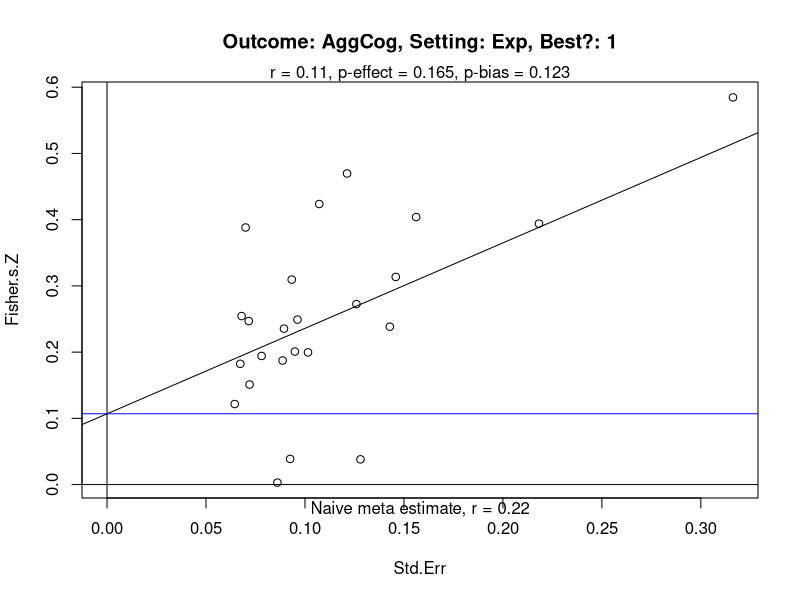
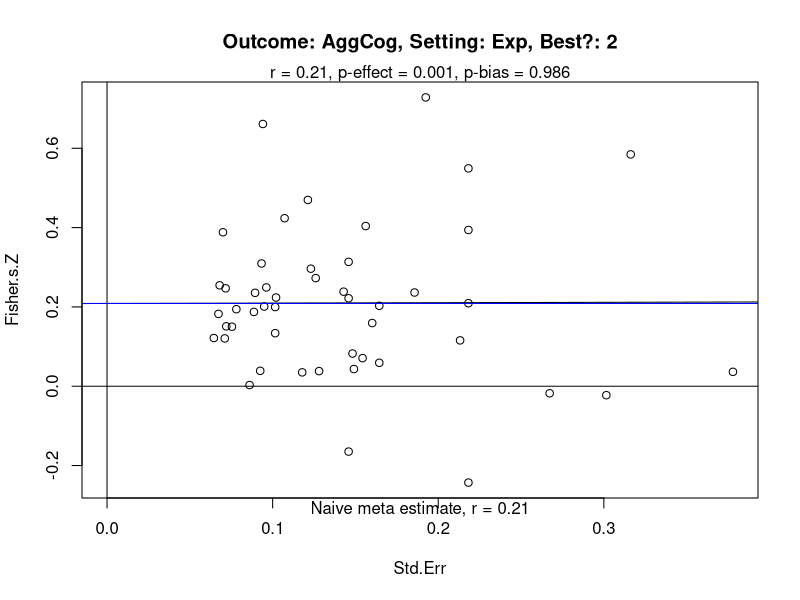
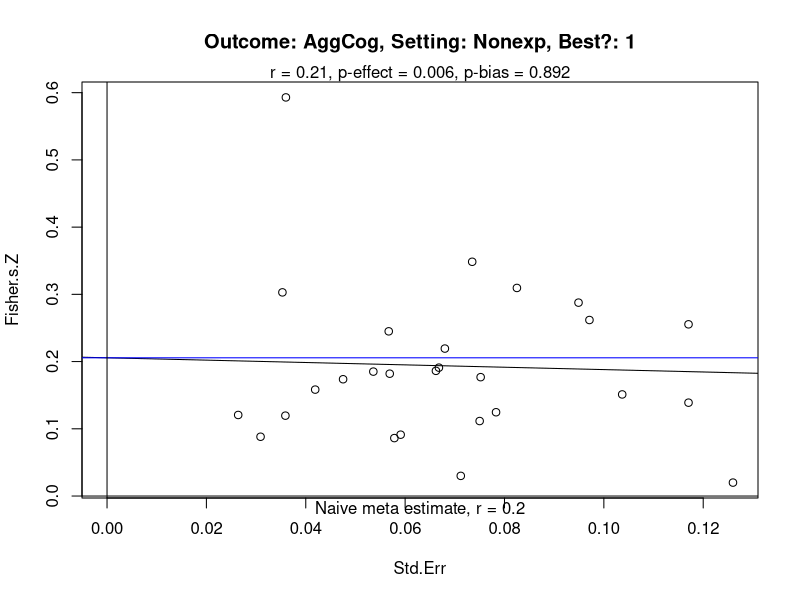
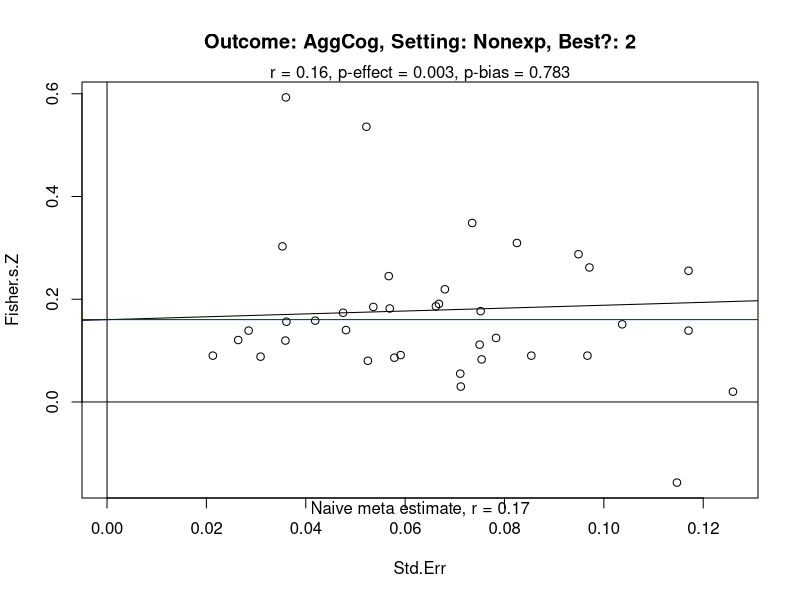
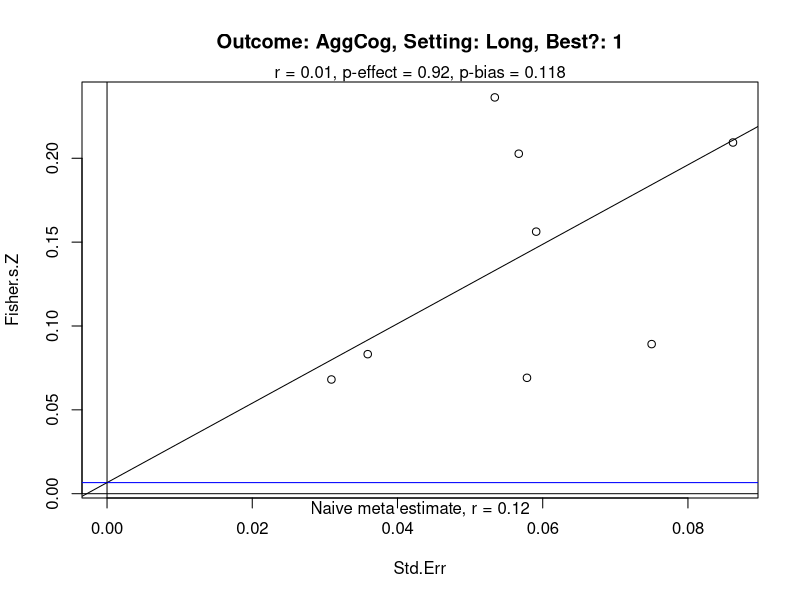
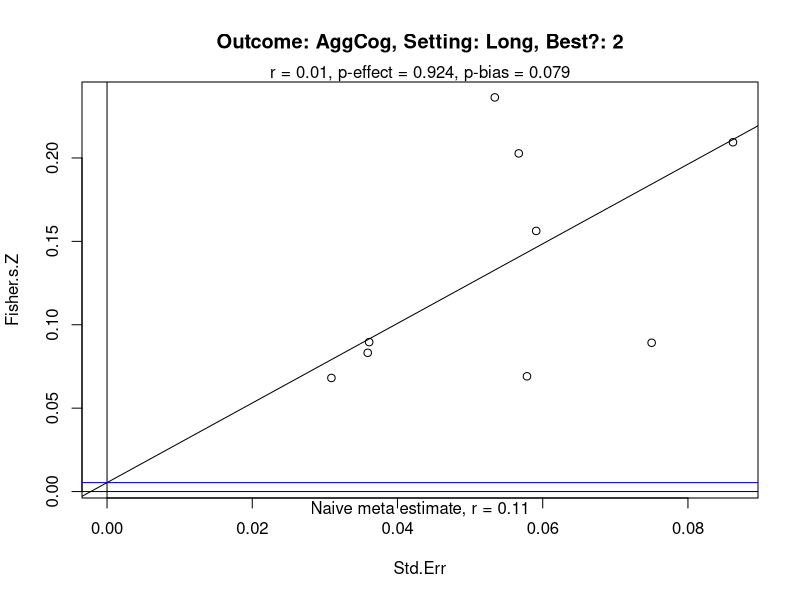

Recreate these plots in R, in order. (Note: this script raises an error after producing the figures.)
# PET-PEESE of the meta-analysis
# Now I intend to add package 'metafor' and use rma()
  # to reproduce Craig's estimates alongside the PET-PEESE

# My greatest concern right now is how to deal with multiple entries for a study, 
#   e.g. study appears as raw and as partial, or for men and for women

# According to Carter & McCullough's citation of Stanley & Doucouliagos (2007)
  # Use PET to see if the estimated effect size != 0
  # If estimated effect size == 0 then use PET estimate
  # If PET says estimated effect != 0 then use PEESE estimate
# PET: b0 is estimated sig. of effect after bias
#    : b1 is estimated sig. of pub bias

# NOTES:
# Std.Err seems to refer to Fisher.s.Z's standard error, which is convenient.
# Not sure what some of these subscripts mean on setting:
# "Exp", "Nonexp", and "Long" are obvious, 
#   but what are "NonexpS", "LongP", and "LongPs"?
# Would be nice to make x-axis always bottom out at 0

# I think "S" stands for whether sex was applied as a covariate
  # and/or the sexes were analyzed separately
# I think "P" stands for "partial"
# Similarly "Long.Dup" varies:
  # L for Longitudinal
  # LS for Longitudinal separated by sex
  # LT1s for ???
  # LT1 for ???

require(metafor)

# Read in the data
setwd("C:/Users/bartholowlab/Documents/GitHub/Craig_meta")
dat=read.delim("Craig_Table_2010.txt", stringsAsFactors=F)
dat = dat[dat$Best.!="",] # delete the blank row
# Std.Err refers to Std.Err of z-transformed value

# dump the use of sex as a control for now in dataset  # Later to be made separate dat1
dat = dat[dat$Setting %in% c("Exp", "Nonexp", "Long") 
          # in case this is the only way the correlational study was reported:
          | (dat$Setting %in% "NonexpS" & dat$SEX %in% c("M", "F"))  
          # or for longitudinal studies
          #| (dat$Setting %in% "LongPs") 
          ,]
dat$Setting[dat$Setting == "NonexpS"] = "Nonexp"
#dat$Setting[dat$Setting %in% c("LongP", "LongPs"]

## Create functions
# PET
PET=function(dataset) {
  petOut = lm(Fisher.s.Z ~ Std.Err, weights=1/(Std.Err^2), data=dataset)
  return(petOut)
  print(paste("Estimated effect size: r =", atanh(petOut$coefficients[1])))
}
verbosePET=function(dataset, plotName=NULL) {
  petOut = lm(Fisher.s.Z ~ Std.Err, weights=1/(Std.Err^2), data=dataset)
  print(paste("Estimated effect size: r =", atanh(petOut$coefficients[1])))
  with(dataset, plot(x=Std.Err, y=Fisher.s.Z, main=plotName
                     , xlim=c(0, max(Std.Err))
                     , ylim=c(min(petOut$coefficients[1], Fisher.s.Z, na.rm=T), max(petOut$coefficients[1], Fisher.s.Z, na.rm=T))
                     )
       )
  abline(petOut)
  abline(h=petOut$coefficients[1], col='blue'); abline(v=0); abline(h=0)
  mtext(paste("r = ", round(atanh(petOut$coefficients[1]), 2)
              , ", p-effect = ", round(summary(petOut)$coefficients[1,4], 3)
              , ", p-bias = ", round(summary(petOut)$coefficients[2,4], 3)
              , sep=""))
  mtext(paste("Naive meta estimate, r ="
              , round(atanh(rma(Fisher.s.Z, Std.Err^2, data=dat[filter,]
                    , measure="COR", method="FE")$b[1]), 2))
        , side=1)
}
leveragePET = function(dataset, plotName=NULL, id.n=3) {
  petOut = lm(Fisher.s.Z ~ Std.Err, weights=1/(Std.Err^2), data=dataset)
  print(paste("Estimated effect size: r =", atanh(petOut$coefficients[1])))
  plot(petOut#, labels.id=dataset$Study.name
       , id.n=id.n
       )
}
# PEESE
PEESE=function(dataset) {
  peeseOut = lm(Fisher.s.Z ~ Std.Err^2, weights=1/(Std.Err^2), data=dataset)
  print(paste("Estimated effect size: r =", atanh(peeseOut$coefficients[1])))
  return(peeseOut)
}
verbosePEESE=function(dataset, plotName=NULL) {
  peeseOut = lm(Fisher.s.Z ~ I(Std.Err^2), weights=1/(Std.Err^2), data=dataset)
  print(paste("Estimated effect size: r =", atanh(peeseOut$coefficients[1])))
  with(dataset, plot(x=Std.Err^2, y=Fisher.s.Z, main=plotName
                     , xlim=c(0, max(Std.Err^2))
                     , ylim=c(min(peeseOut$coefficients[1], Fisher.s.Z, na.rm=T), max(peeseOut$coefficients[1], Fisher.s.Z, na.rm=T))
  )
  )
  abline(peeseOut)
  abline(h=peeseOut$coefficients[1], col='blue'); abline(v=0); abline(h=0)
  mtext(paste("r = ", round(atanh(peeseOut$coefficients[1]), 2)
              , ", p-effect = ", round(summary(peeseOut)$coefficients[1,4], 3)
              , ", p-bias = ", round(summary(peeseOut)$coefficients[2,4], 3)
              , sep=""))
  mtext(paste("Naive meta estimate, r ="
              , round(atanh(rma(Fisher.s.Z, Std.Err^2, data=dataset
                                , measure="COR", method="FE")$b[1]), 2))
        , side=1)
}
leveragePEESE = function(dataset, plotName=NULL, id.n=3) {
  peeseOut = lm(Fisher.s.Z ~ I(Std.Err^2), weights=1/(Std.Err^2), data=dataset)
  print(paste("Estimated effect size: r =", atanh(peeseOut$coefficients[1])))
  plot(peeseOut#, labels.id=dataset$Study.name
       , id.n=id.n
  )
}

# let's just loop through this stuff.
# Would be nicer if I knew all these sub-categories...
# Where is there actually data?
table(dat$Setting, dat$Outcome, dat$Best.)
# and collapsing over best/not-best?
table(dat$Setting, dat$Outcome)

# make directories to hold PETPEESE output and diagnostic output
dir.create("./petpeese_plotdump"); dir.create("./petpeese_plotdump/diagnostics")

# Let's do this:
for (i in unique(dat$Outcome)) {
  for (j in unique(dat$Setting)) {
    for (k in 1:2) { # Craig didn't look at not-best separately but rolled them in
      best = list("y", c("n", "y"))
      filter = dat$Outcome == i & dat$Setting == j & dat$Best. %in% best[[k]]
      if (sum(filter) < 3) next # must have at least two studies
      name = paste("Outcome: ", i,
                   ", Setting: ", j,
                   ", Best?: ", k
                   , sep="")
      windows()
      saveName = paste("./petpeese_plotdump/", paste(i,j,k, sep="_"),".png", sep="")
      print(name)
      verbosePET(dat[filter,], plotName = name)
      savePlot(filename=saveName, type="png")
      graphics.off()
    }
  }
}

# Can I get all the leverages together?
for (i in unique(dat$Outcome)) {
  for (j in unique(dat$Setting)) {
    for (k in 1:2) { # Craig didn't look at not-best separately but rolled them in
      best = list("y", c("n", "y"))
      filter = dat$Outcome == i & dat$Setting == j & dat$Best. %in% best[[k]]
      if (sum(filter) < 3) next # must have at least two studies
      name = paste("Outcome: ", i,
                   ", Setting: ", j,
                   ", Best?: ", k
                   , sep="")
      windows()
      saveName = paste("./petpeese_plotdump/diagnostics/", paste(i,j,k, sep="_"),".png", sep="")
      print(name)
      par(mfrow=c(2,2))
      leveragePET(dat[filter,], plotName = name)
      savePlot(filename=saveName, type="png")
      graphics.off()
    }
  }
}

# To check an influential observation:
dat[row.names(dat)== 235, ]
# or use grep()
dat[grep("U06PB", dat$Study.name),]

# Removing Ballard & Wiest from AggAff.Exp
verbosePET(dat[dat$Outcome=="AggAff" & dat$Setting=="Exp" 
               & dat$Best. %in% c("y") & rownames(dat)!=235,])
verbosePET(dat[dat$Outcome=="AggAff" & dat$Setting=="Exp" 
               & dat$Best. %in% c("y", "n") & rownames(dat)!=235,])
# Removing Yukawa & Sakamoto from AggAff.Nonexp.Best
verbosePET(dat[dat$Outcome=="AggAff" & dat$Setting=="Nonexp" 
               & dat$Best. %in% c("y") & rownames(dat)!=129,])
# Removing Uozumi and Urashima & Suzuki from AggAff.Nonexp.All
verbosePET(dat[dat$Outcome=="AggAff" & dat$Setting=="Nonexp" 
               & dat$Best. %in% c("y", "n") 
               & !(rownames(dat)%in%c("179", "180")),])
# AggBeh.Exp.Best. IDing and removing AG&B 2007 from book
dat$Full.Reference[rownames(dat) %in% c(251, 253, 254)]
plot(lm(Fisher.s.Z ~ Std.Err, weights=(1/Std.Err^2), 
        data=dat[dat$Outcome=="AggBeh"
                 & dat$Setting=="Exp" & dat$Best. %in% c("y"),]), id.n=15)
dat$Full.Reference[rownames(dat)==245] # cook's d ~= .5 on AG&B 2007
verbosePET(dat[dat$Outcome=="AggBeh" & dat$Setting=="Exp" 
               & dat$Best. %in% c("y") 
               & !(rownames(dat)%in%c(245)),])
# AggBeh.Exp.All, removing Panee & Ballard (2002) b/c it isn't agg behavior
verbosePET(dat[dat$Outcome=="AggBeh" & dat$Setting=="Exp" 
               & dat$Best. %in% c("y", "n") 
               & !(rownames(dat)%in%c(402)),])
# AggBeh.Nonexp.Best, removing Matsuzaki
verbosePET(dat[dat$Outcome=="AggBeh" & dat$Setting=="Nonexp" 
               & dat$Best. %in% c("y") 
               & !(rownames(dat)%in%c(131)),])
# AggBeh.Nonexp.All, using the one Matsuzaki & not other
verbosePET(dat[dat$Outcome=="AggBeh" & dat$Setting=="Nonexp" 
               & dat$Best. %in% c("y", "n") 
               & !(rownames(dat)%in%c(187)),])
# Removing both Matsuzaki as outlier
verbosePET(dat[dat$Outcome=="AggBeh" & dat$Setting=="Nonexp" 
               & dat$Best. %in% c("y", "n") 
               & !(rownames(dat)%in%c(187, 131)),])
# & then Kuntsche too is outlier
verbosePET(dat[dat$Outcome=="AggBeh" & dat$Setting=="Nonexp" 
               & dat$Best. %in% c("y", "n") 
               & !(rownames(dat)%in%c(187, 131,219)),])
# & then there's another outlier
leveragePET(dat[dat$Outcome=="AggBeh" & dat$Setting=="Nonexp" 
               & dat$Best. %in% c("y", "n") 
               & !(rownames(dat)%in%c(187, 131,219)),]
           , id.n = 10)
# it's Rudatsikira, Muula, & Siziya (2008)
verbosePET(dat[dat$Outcome=="AggBeh" & dat$Setting=="Nonexp" 
               & dat$Best. %in% c("y", "n") 
               & !(rownames(dat)%in%c(187, 131,219,472)),])
# No outliers for AggCog.Exp.Best
# Nor for AggCog.Exp.All
# Removing Matsuzaki from AggCog.Nonexp.Best
verbosePET(dat[dat$Outcome=="AggCog" & dat$Setting=="Nonexp" 
               & dat$Best. %in% c("y") 
               & !(rownames(dat)%in%c(144)),])
# Then AB&G 2007 is outlier too
verbosePET(dat[dat$Outcome=="AggCog" & dat$Setting=="Nonexp" 
               & dat$Best. %in% c("y") 
               & !(rownames(dat)%in%c(144, 351)),])
# Again having to remove Matsuzaki from AggCog.Nonexp.All
verbosePET(dat[dat$Outcome=="AggCog" & dat$Setting=="Nonexp" 
               & dat$Best. %in% c("y", "n") 
               & !(rownames(dat)%in%c(144)),])
# What's that one out there? It's Santisteban et al 2007
leveragePET(dat[dat$Outcome=="AggCog" & dat$Setting=="Nonexp" 
               & dat$Best. %in% c("y", "n") 
               & !(rownames(dat)%in%c(144)),]
            , id.n=10)
verbosePET(dat[dat$Outcome=="AggCog" & dat$Setting=="Nonexp" 
               & dat$Best. %in% c("y", "n") 
               & !(rownames(dat)%in%c(144,218)),])
## Influence Plot 
#influencePlot(fit,  id.method="identify", main="Influence Plot", sub="Circle size is proportial to Cook's Distance" )

## PEESE
# AggBeh.Exp.Best
verbosePEESE(dat[dat$Outcome=="AggBeh" & dat$Setting=="Exp" 
                 & dat$Best. %in% c("y", "n"),])
leveragePEESE(dat[dat$Outcome=="AggBeh" & dat$Setting=="Exp" 
                 & dat$Best. %in% c("y", "n"),])
# and minus outliers from PET
verbosePEESE(dat[dat$Outcome=="AggBeh" & dat$Setting=="Nonexp" 
               & dat$Best. %in% c("y", "n") 
               & !(rownames(dat)%in%c(187, 131,219,472)),])

# i = "AggAff"; j = "Exp"; k = "y"
# filter = dat$Outcome == i & dat$Setting == j & dat$Best. == k
# res =  rma(Correlation, Std.Err^2, data=dat[filter,], measure="COR")
# funnel(dat$Correlation[filter], dat$Std.Err[filter], xlim=c(0,1), contour=c(.9,.95,.975))
